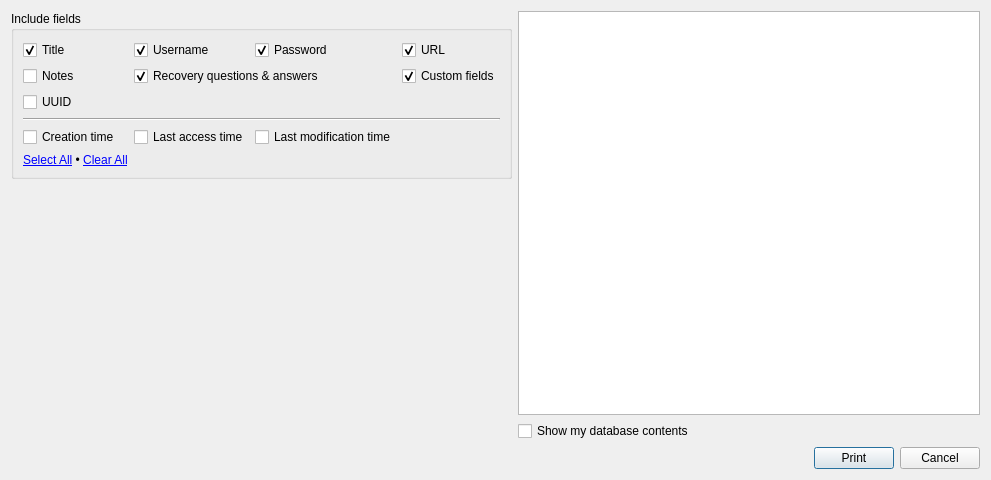
<?xml version="1.0" encoding="UTF-8"?>
<ui version="4.0">
 <class>DatabasePrintDialog</class>
 <widget class="QDialog" name="DatabasePrintDialog">
  <property name="geometry">
   <rect>
    <x>0</x>
    <y>0</y>
    <width>991</width>
    <height>480</height>
   </rect>
  </property>
  <property name="windowTitle">
   <string>Print</string>
  </property>
  <layout class="QGridLayout" name="gridLayout_2">
   <item row="0" column="1" rowspan="2">
    <widget class="QTextBrowser" name="textBrowser"/>
   </item>
   <item row="0" column="0">
    <widget class="QGroupBox" name="searchInGroupBox">
     <property name="title">
      <string>Include fields</string>
     </property>
     <layout class="QGridLayout" name="gridLayout">
      <item row="0" column="0">
       <widget class="QCheckBox" name="titleCheckBox">
        <property name="text">
         <string>Title</string>
        </property>
        <property name="checked">
         <bool>true</bool>
        </property>
       </widget>
      </item>
      <item row="1" column="0">
       <widget class="QCheckBox" name="notesCheckBox">
        <property name="text">
         <string>Notes</string>
        </property>
       </widget>
      </item>
      <item row="1" column="1" colspan="2">
       <widget class="QCheckBox" name="recoveryInfoCheckBox">
        <property name="text">
         <string>Recovery questions &amp;&amp; answers</string>
        </property>
        <property name="checked">
         <bool>true</bool>
        </property>
       </widget>
      </item>
      <item row="1" column="3">
       <widget class="QCheckBox" name="customFieldsCheckBox">
        <property name="text">
         <string>Custom fields</string>
        </property>
        <property name="checked">
         <bool>true</bool>
        </property>
       </widget>
      </item>
      <item row="4" column="0">
       <widget class="QCheckBox" name="creationTimeCheckBox">
        <property name="text">
         <string>Creation time</string>
        </property>
       </widget>
      </item>
      <item row="4" column="1">
       <widget class="QCheckBox" name="accessTimeCheckBox">
        <property name="text">
         <string>Last access time</string>
        </property>
       </widget>
      </item>
      <item row="4" column="2">
       <widget class="QCheckBox" name="modificationTimeCheckBox">
        <property name="text">
         <string>Last modification time</string>
        </property>
       </widget>
      </item>
      <item row="3" column="0" colspan="4">
       <widget class="Line" name="line">
        <property name="orientation">
         <enum>Qt::Horizontal</enum>
        </property>
       </widget>
      </item>
      <item row="5" column="0">
       <widget class="QLabel" name="selectionLabel">
        <property name="text">
         <string>&lt;a href=&quot;#select-all&quot;&gt;Select All&lt;/a&gt; &amp;bull; &lt;a href=&quot;#clear-all&quot;&gt;Clear All&lt;/a&gt;</string>
        </property>
       </widget>
      </item>
      <item row="2" column="0">
       <widget class="QCheckBox" name="uuidCheckBox">
        <property name="text">
         <string>UUID</string>
        </property>
       </widget>
      </item>
      <item row="0" column="1">
       <widget class="QCheckBox" name="usernameCheckBox">
        <property name="text">
         <string>Username</string>
        </property>
        <property name="checked">
         <bool>true</bool>
        </property>
       </widget>
      </item>
      <item row="0" column="2">
       <widget class="QCheckBox" name="passwordCheckBox">
        <property name="text">
         <string>Password</string>
        </property>
        <property name="checked">
         <bool>true</bool>
        </property>
       </widget>
      </item>
      <item row="0" column="3">
       <widget class="QCheckBox" name="urlCheckBox">
        <property name="text">
         <string>URL</string>
        </property>
        <property name="checked">
         <bool>true</bool>
        </property>
       </widget>
      </item>
     </layout>
    </widget>
   </item>
   <item row="1" column="0">
    <spacer name="verticalSpacer">
     <property name="orientation">
      <enum>Qt::Vertical</enum>
     </property>
     <property name="sizeHint" stdset="0">
      <size>
       <width>20</width>
       <height>40</height>
      </size>
     </property>
    </spacer>
   </item>
   <item row="2" column="1">
    <widget class="QCheckBox" name="showActualCheckBox">
     <property name="text">
      <string>Show my database contents</string>
     </property>
    </widget>
   </item>
   <item row="3" column="1">
    <layout class="QHBoxLayout" name="horizontalLayout">
     <item>
      <spacer name="horizontalSpacer">
       <property name="orientation">
        <enum>Qt::Horizontal</enum>
       </property>
       <property name="sizeHint" stdset="0">
        <size>
         <width>40</width>
         <height>20</height>
        </size>
       </property>
      </spacer>
     </item>
     <item>
      <widget class="QPushButton" name="printPushButton">
       <property name="text">
        <string>Print</string>
       </property>
      </widget>
     </item>
     <item>
      <widget class="QPushButton" name="cancelPushButton">
       <property name="text">
        <string>Cancel</string>
       </property>
      </widget>
     </item>
    </layout>
   </item>
  </layout>
 </widget>
 <tabstops>
  <tabstop>titleCheckBox</tabstop>
  <tabstop>usernameCheckBox</tabstop>
  <tabstop>passwordCheckBox</tabstop>
  <tabstop>urlCheckBox</tabstop>
  <tabstop>notesCheckBox</tabstop>
  <tabstop>recoveryInfoCheckBox</tabstop>
  <tabstop>customFieldsCheckBox</tabstop>
  <tabstop>uuidCheckBox</tabstop>
  <tabstop>creationTimeCheckBox</tabstop>
  <tabstop>accessTimeCheckBox</tabstop>
  <tabstop>modificationTimeCheckBox</tabstop>
  <tabstop>textBrowser</tabstop>
  <tabstop>showActualCheckBox</tabstop>
  <tabstop>printPushButton</tabstop>
  <tabstop>cancelPushButton</tabstop>
 </tabstops>
 <resources/>
 <connections>
  <connection>
   <sender>selectionLabel</sender>
   <signal>linkActivated(QString)</signal>
   <receiver>DatabasePrintDialog</receiver>
   <slot>selectionLinkActivated(QString)</slot>
   <hints>
    <hint type="sourcelabel">
     <x>81</x>
     <y>140</y>
    </hint>
    <hint type="destinationlabel">
     <x>77</x>
     <y>575</y>
    </hint>
   </hints>
  </connection>
  <connection>
   <sender>titleCheckBox</sender>
   <signal>toggled(bool)</signal>
   <receiver>DatabasePrintDialog</receiver>
   <slot>updatePreview()</slot>
   <hints>
    <hint type="sourcelabel">
     <x>57</x>
     <y>43</y>
    </hint>
    <hint type="destinationlabel">
     <x>119</x>
     <y>-57</y>
    </hint>
   </hints>
  </connection>
  <connection>
   <sender>urlCheckBox</sender>
   <signal>toggled(bool)</signal>
   <receiver>DatabasePrintDialog</receiver>
   <slot>updatePreview()</slot>
   <hints>
    <hint type="sourcelabel">
     <x>138</x>
     <y>38</y>
    </hint>
    <hint type="destinationlabel">
     <x>143</x>
     <y>-8</y>
    </hint>
   </hints>
  </connection>
  <connection>
   <sender>usernameCheckBox</sender>
   <signal>toggled(bool)</signal>
   <receiver>DatabasePrintDialog</receiver>
   <slot>updatePreview()</slot>
   <hints>
    <hint type="sourcelabel">
     <x>255</x>
     <y>35</y>
    </hint>
    <hint type="destinationlabel">
     <x>253</x>
     <y>-7</y>
    </hint>
   </hints>
  </connection>
  <connection>
   <sender>passwordCheckBox</sender>
   <signal>toggled(bool)</signal>
   <receiver>DatabasePrintDialog</receiver>
   <slot>updatePreview()</slot>
   <hints>
    <hint type="sourcelabel">
     <x>390</x>
     <y>37</y>
    </hint>
    <hint type="destinationlabel">
     <x>388</x>
     <y>-6</y>
    </hint>
   </hints>
  </connection>
  <connection>
   <sender>notesCheckBox</sender>
   <signal>toggled(bool)</signal>
   <receiver>DatabasePrintDialog</receiver>
   <slot>updatePreview()</slot>
   <hints>
    <hint type="sourcelabel">
     <x>35</x>
     <y>61</y>
    </hint>
    <hint type="destinationlabel">
     <x>-4</x>
     <y>60</y>
    </hint>
   </hints>
  </connection>
  <connection>
   <sender>recoveryInfoCheckBox</sender>
   <signal>toggled(bool)</signal>
   <receiver>DatabasePrintDialog</receiver>
   <slot>updatePreview()</slot>
   <hints>
    <hint type="sourcelabel">
     <x>125</x>
     <y>60</y>
    </hint>
    <hint type="destinationlabel">
     <x>-3</x>
     <y>52</y>
    </hint>
   </hints>
  </connection>
  <connection>
   <sender>customFieldsCheckBox</sender>
   <signal>toggled(bool)</signal>
   <receiver>DatabasePrintDialog</receiver>
   <slot>updatePreview()</slot>
   <hints>
    <hint type="sourcelabel">
     <x>427</x>
     <y>64</y>
    </hint>
    <hint type="destinationlabel">
     <x>484</x>
     <y>-10</y>
    </hint>
   </hints>
  </connection>
  <connection>
   <sender>uuidCheckBox</sender>
   <signal>toggled(bool)</signal>
   <receiver>DatabasePrintDialog</receiver>
   <slot>updatePreview()</slot>
   <hints>
    <hint type="sourcelabel">
     <x>41</x>
     <y>86</y>
    </hint>
    <hint type="destinationlabel">
     <x>-4</x>
     <y>89</y>
    </hint>
   </hints>
  </connection>
  <connection>
   <sender>creationTimeCheckBox</sender>
   <signal>toggled(bool)</signal>
   <receiver>DatabasePrintDialog</receiver>
   <slot>updatePreview()</slot>
   <hints>
    <hint type="sourcelabel">
     <x>41</x>
     <y>118</y>
    </hint>
    <hint type="destinationlabel">
     <x>-5</x>
     <y>117</y>
    </hint>
   </hints>
  </connection>
  <connection>
   <sender>accessTimeCheckBox</sender>
   <signal>toggled(bool)</signal>
   <receiver>DatabasePrintDialog</receiver>
   <slot>updatePreview()</slot>
   <hints>
    <hint type="sourcelabel">
     <x>156</x>
     <y>116</y>
    </hint>
    <hint type="destinationlabel">
     <x>-4</x>
     <y>159</y>
    </hint>
   </hints>
  </connection>
  <connection>
   <sender>modificationTimeCheckBox</sender>
   <signal>toggled(bool)</signal>
   <receiver>DatabasePrintDialog</receiver>
   <slot>updatePreview()</slot>
   <hints>
    <hint type="sourcelabel">
     <x>244</x>
     <y>115</y>
    </hint>
    <hint type="destinationlabel">
     <x>-9</x>
     <y>185</y>
    </hint>
   </hints>
  </connection>
  <connection>
   <sender>showActualCheckBox</sender>
   <signal>toggled(bool)</signal>
   <receiver>DatabasePrintDialog</receiver>
   <slot>updatePreview()</slot>
   <hints>
    <hint type="sourcelabel">
     <x>492</x>
     <y>434</y>
    </hint>
    <hint type="destinationlabel">
     <x>492</x>
     <y>597</y>
    </hint>
   </hints>
  </connection>
  <connection>
   <sender>cancelPushButton</sender>
   <signal>clicked()</signal>
   <receiver>DatabasePrintDialog</receiver>
   <slot>reject()</slot>
   <hints>
    <hint type="sourcelabel">
     <x>956</x>
     <y>467</y>
    </hint>
    <hint type="destinationlabel">
     <x>958</x>
     <y>547</y>
    </hint>
   </hints>
  </connection>
  <connection>
   <sender>printPushButton</sender>
   <signal>clicked()</signal>
   <receiver>DatabasePrintDialog</receiver>
   <slot>print()</slot>
   <hints>
    <hint type="sourcelabel">
     <x>866</x>
     <y>462</y>
    </hint>
    <hint type="destinationlabel">
     <x>876</x>
     <y>515</y>
    </hint>
   </hints>
  </connection>
 </connections>
 <slots>
  <slot>selectionLinkActivated(QString)</slot>
  <slot>updatePreview()</slot>
  <slot>print()</slot>
 </slots>
</ui>
